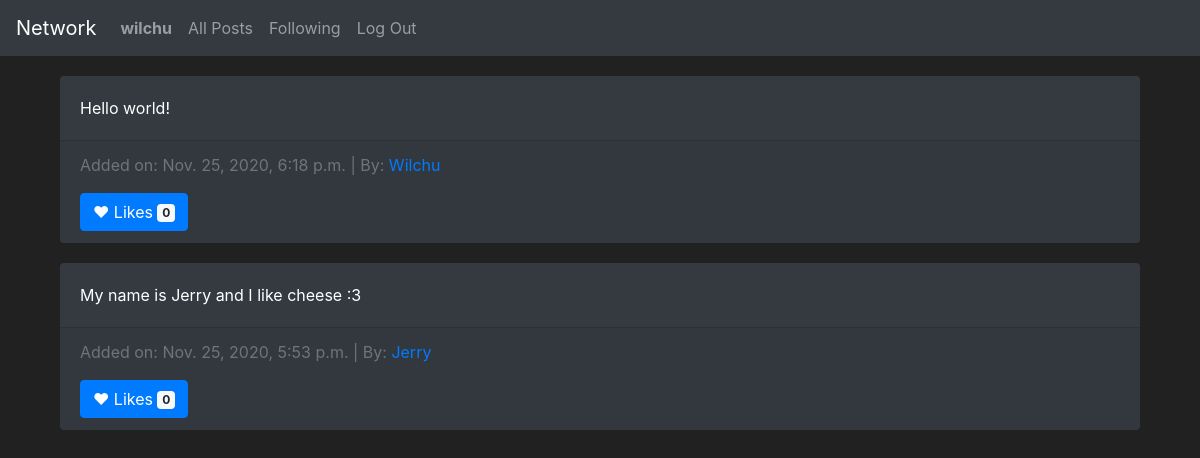
The app's page /following (signed in), older data.
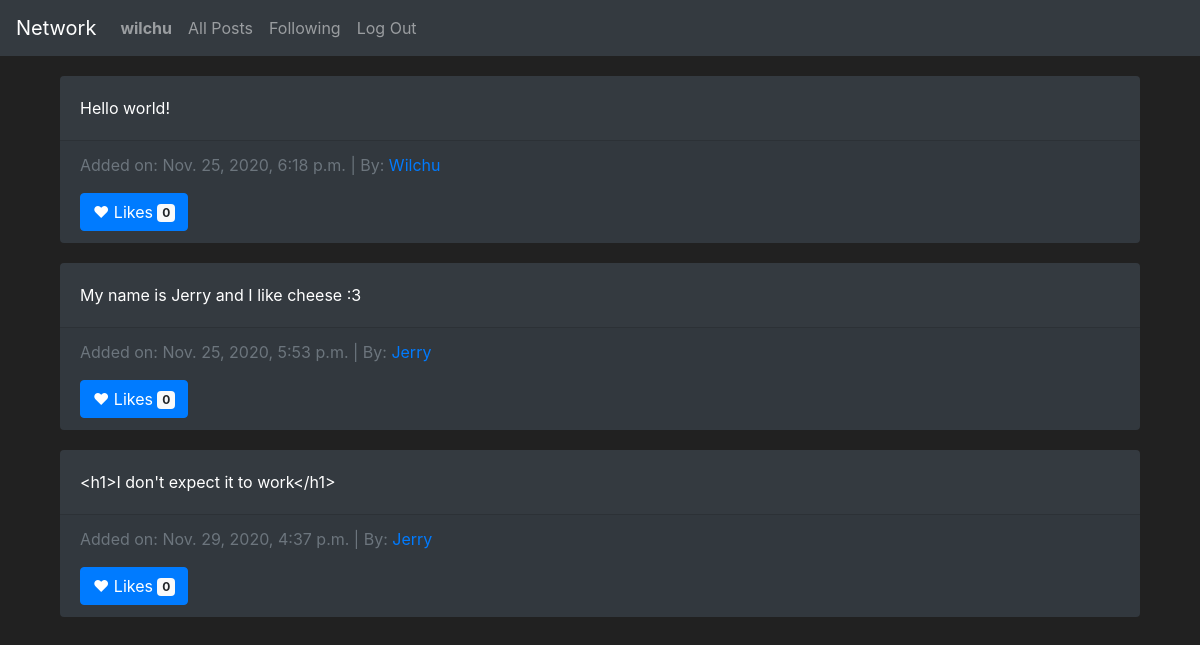
The same page, newer data.
### network/models.py (models this page shows, shortened)
class Posts(models.Model):
    post_owner = models.ForeignKey(User, on_delete=models.CASCADE, related_name="post_owner")
    post_content = models.CharField(max_length=2000)
    post_likes = models.IntegerField(default=0)
    post_date = models.DateTimeField(auto_now_add=True)

class User(AbstractUser):
    followers = models.IntegerField(default=0)
    following = models.IntegerField(default=0)

### network/views.py (the view)
# urls.py: path("following", views.following, name="following"),
def following(request):
    if request.user.is_authenticated:
        followed_people = Follows.objects.filter(follower=request.user).values('target')
        return render(request, 'network/following.html', {
            "followers_posts": Posts.objects.filter(post_owner__in = followed_people)
        })
    else:
        return redirect('index')

### network/templates/network/following.html (shortened to what this page needs)
{% extends "network/layout.html" %}
{% block body %}
<section>
    <div class="container">
        {% for post in followers_posts %}
        <div class="card bg-dark text-white">
            <div class="card-body">
              <p class="card-text">{{ post.post_content }}</p>
            </div>
            <div class="card-footer text-muted">
              <p>Added on: {{ post.post_date }} | By: <a href="{% url 'profil' post.post_owner.id %}">{{ post.post_owner }}</a></p>
              <button type="button" class="btn btn-primary">
                &hearts; Likes <span class="badge badge-light">{{ post.post_likes }}</span>
              </button>
            </div>
        </div>
        {% empty %}
            <h2>No activity to display</h2>
        {% endfor %}
    </div>
</section>
{% endblock %}

Row changes from the older to the newer data that the page shows:
added Posts: post_content "<h1>I don't expect it to work</h1>", post_date "Nov. 29, 2020, 4:37 p.m.", post_owner "Jerry", post_likes "0"
